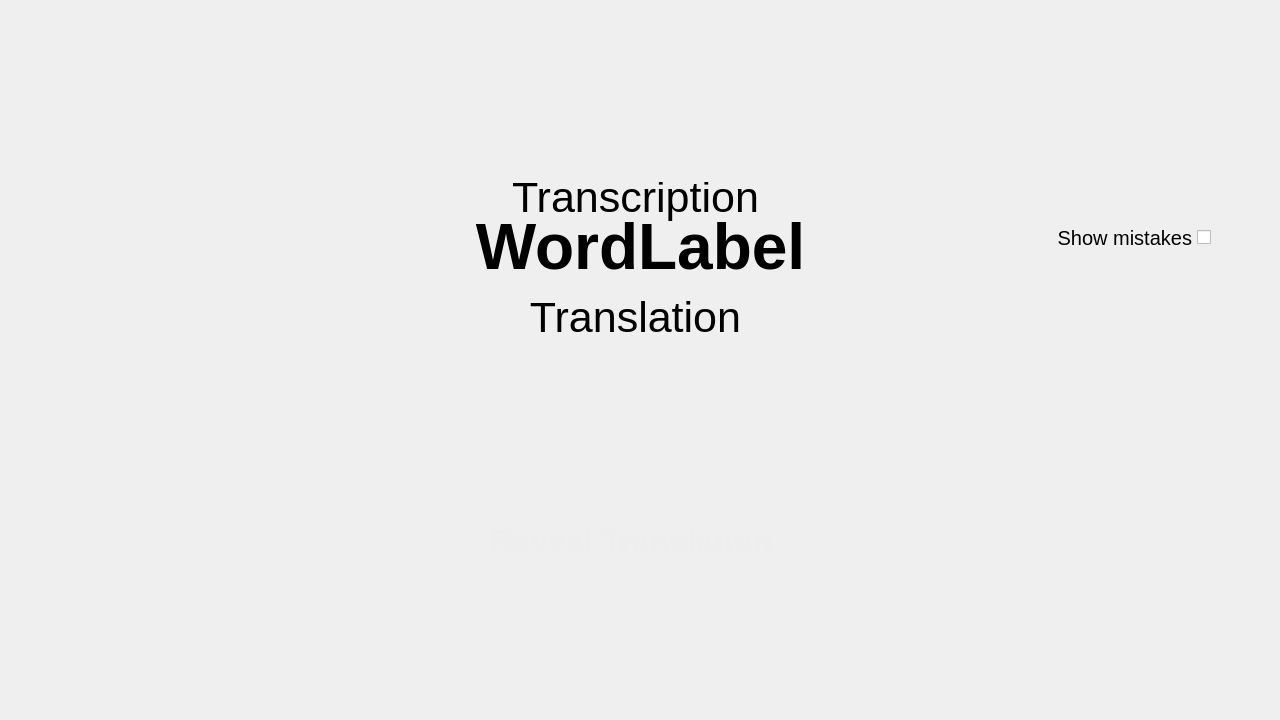
<?xml version="1.0" encoding="UTF-8"?>
<ui version="4.0">
 <class>UNOlingo</class>
 <widget class="QWidget" name="UNOlingo">
  <property name="geometry">
   <rect>
    <x>0</x>
    <y>0</y>
    <width>1280</width>
    <height>720</height>
   </rect>
  </property>
  <property name="minimumSize">
   <size>
    <width>1280</width>
    <height>0</height>
   </size>
  </property>
  <property name="maximumSize">
   <size>
    <width>1280</width>
    <height>720</height>
   </size>
  </property>
  <property name="windowTitle">
   <string>UNOlingo</string>
  </property>
  <property name="windowIcon">
   <iconset>
    <normaloff>../images/unolingo_P64_icon.ico</normaloff>../images/unolingo_P64_icon.ico</iconset>
  </property>
  <widget class="QWidget" name="verticalLayoutWidget">
   <property name="geometry">
    <rect>
     <x>-10</x>
     <y>0</y>
     <width>1301</width>
     <height>771</height>
    </rect>
   </property>
   <layout class="QVBoxLayout" name="Base_Layout" stretch="0,0">
    <property name="spacing">
     <number>9</number>
    </property>
    <property name="leftMargin">
     <number>0</number>
    </property>
    <property name="rightMargin">
     <number>0</number>
    </property>
    <property name="bottomMargin">
     <number>0</number>
    </property>
    <item>
     <widget class="QStackedWidget" name="pages">
      <property name="layoutDirection">
       <enum>Qt::LayoutDirection::RightToLeft</enum>
      </property>
      <property name="autoFillBackground">
       <bool>false</bool>
      </property>
      <property name="currentIndex">
       <number>0</number>
      </property>
      <widget class="QWidget" name="Lesson_screen">
       <widget class="QWidget" name="verticalLayoutWidget_2">
        <property name="geometry">
         <rect>
          <x>0</x>
          <y>0</y>
          <width>1282</width>
          <height>591</height>
         </rect>
        </property>
        <layout class="QVBoxLayout" name="Main_Study_Layout">
         <property name="spacing">
          <number>0</number>
         </property>
         <property name="leftMargin">
          <number>0</number>
         </property>
         <property name="topMargin">
          <number>0</number>
         </property>
         <property name="bottomMargin">
          <number>0</number>
         </property>
         <item>
          <spacer name="word_centering2">
           <property name="orientation">
            <enum>Qt::Orientation::Vertical</enum>
           </property>
           <property name="sizeType">
            <enum>QSizePolicy::Policy::Fixed</enum>
           </property>
           <property name="sizeHint" stdset="0">
            <size>
             <width>20</width>
             <height>170</height>
            </size>
           </property>
          </spacer>
         </item>
         <item>
          <widget class="QWidget" name="Center_widget" native="true">
           <property name="minimumSize">
            <size>
             <width>0</width>
             <height>160</height>
            </size>
           </property>
           <property name="maximumSize">
            <size>
             <width>16777215</width>
             <height>160</height>
            </size>
           </property>
           <widget class="QLabel" name="The_word">
            <property name="geometry">
             <rect>
              <x>10</x>
              <y>10</y>
              <width>1281</width>
              <height>110</height>
             </rect>
            </property>
            <property name="maximumSize">
             <size>
              <width>16777215</width>
              <height>110</height>
             </size>
            </property>
            <property name="font">
             <font>
              <pointsize>48</pointsize>
              <bold>true</bold>
             </font>
            </property>
            <property name="styleSheet">
             <string notr="true"/>
            </property>
            <property name="text">
             <string>WordLabel</string>
            </property>
            <property name="alignment">
             <set>Qt::AlignmentFlag::AlignCenter</set>
            </property>
           </widget>
           <widget class="QPushButton" name="repeat_audio">
            <property name="geometry">
             <rect>
              <x>250</x>
              <y>10</y>
              <width>100</width>
              <height>100</height>
             </rect>
            </property>
            <property name="minimumSize">
             <size>
              <width>100</width>
              <height>100</height>
             </size>
            </property>
            <property name="maximumSize">
             <size>
              <width>100</width>
              <height>100</height>
             </size>
            </property>
            <property name="styleSheet">
             <string notr="true">QPushButton {
    color: #333;
    border: none;
    border-radius: 50px;
    border-style: outset;
    background: qradialgradient(
        cx: 0.3, cy: -0.4, fx: 0.3, fy: -0.4,
        radius: 1.35, stop: 0 #fff, stop: 1 #ccc
        );
    padding: 5px;
    }

QPushButton:hover {
    background: qradialgradient(
        cx: 0.3, cy: -0.4, fx: 0.3, fy: -0.4,
        radius: 1.35, stop: 0 #fff, stop: 1 #aaa
        );
    }

QPushButton:pressed {
    border-style: inset;
    background: qradialgradient(
        cx: 0.4, cy: -0.1, fx: 0.4, fy: -0.1,
        radius: 1.35, stop: 0 #fff, stop: 1 #bbb
        );
    }</string>
            </property>
            <property name="text">
             <string/>
            </property>
            <property name="icon">
             <iconset>
              <normalon>../images/audio.png</normalon>
             </iconset>
            </property>
            <property name="iconSize">
             <size>
              <width>60</width>
              <height>60</height>
             </size>
            </property>
           </widget>
           <widget class="QPushButton" name="restart_lesson">
            <property name="enabled">
             <bool>true</bool>
            </property>
            <property name="geometry">
             <rect>
              <x>930</x>
              <y>10</y>
              <width>100</width>
              <height>100</height>
             </rect>
            </property>
            <property name="minimumSize">
             <size>
              <width>100</width>
              <height>100</height>
             </size>
            </property>
            <property name="maximumSize">
             <size>
              <width>100</width>
              <height>100</height>
             </size>
            </property>
            <property name="styleSheet">
             <string notr="true">QPushButton {
    color: #333;
    border: none;
    border-radius: 50px;
    border-style: outset;
    background: qradialgradient(
        cx: 0.3, cy: -0.4, fx: 0.3, fy: -0.4,
        radius: 1.35, stop: 0 #fff, stop: 1 #ccc
        );
    padding: 5px;
    }

QPushButton:hover {
    background: qradialgradient(
        cx: 0.3, cy: -0.4, fx: 0.3, fy: -0.4,
        radius: 1.35, stop: 0 #fff, stop: 1 #aaa
        );
    }

QPushButton:pressed {
    border-style: inset;
    background: qradialgradient(
        cx: 0.4, cy: -0.1, fx: 0.4, fy: -0.1,
        radius: 1.35, stop: 0 #fff, stop: 1 #bbb
        );
    }
</string>
            </property>
            <property name="text">
             <string/>
            </property>
            <property name="icon">
             <iconset>
              <normalon>../images/restart.png</normalon>
             </iconset>
            </property>
            <property name="iconSize">
             <size>
              <width>60</width>
              <height>60</height>
             </size>
            </property>
           </widget>
           <widget class="QLabel" name="word_translation">
            <property name="geometry">
             <rect>
              <x>10</x>
              <y>110</y>
              <width>1271</width>
              <height>50</height>
             </rect>
            </property>
            <property name="minimumSize">
             <size>
              <width>0</width>
              <height>50</height>
             </size>
            </property>
            <property name="maximumSize">
             <size>
              <width>16777215</width>
              <height>50</height>
             </size>
            </property>
            <property name="font">
             <font>
              <pointsize>32</pointsize>
             </font>
            </property>
            <property name="text">
             <string>Translation</string>
            </property>
            <property name="alignment">
             <set>Qt::AlignmentFlag::AlignCenter</set>
            </property>
           </widget>
           <widget class="QLabel" name="word_transcription">
            <property name="geometry">
             <rect>
              <x>10</x>
              <y>-10</y>
              <width>1271</width>
              <height>50</height>
             </rect>
            </property>
            <property name="minimumSize">
             <size>
              <width>0</width>
              <height>50</height>
             </size>
            </property>
            <property name="maximumSize">
             <size>
              <width>16777215</width>
              <height>50</height>
             </size>
            </property>
            <property name="font">
             <font>
              <pointsize>32</pointsize>
             </font>
            </property>
            <property name="text">
             <string>Transcription</string>
            </property>
            <property name="alignment">
             <set>Qt::AlignmentFlag::AlignCenter</set>
            </property>
           </widget>
           <widget class="QCheckBox" name="checkBox">
            <property name="geometry">
             <rect>
              <x>1060</x>
              <y>40</y>
              <width>161</width>
              <height>31</height>
             </rect>
            </property>
            <property name="font">
             <font>
              <pointsize>15</pointsize>
             </font>
            </property>
            <property name="text">
             <string>Show mistakes</string>
            </property>
           </widget>
          </widget>
         </item>
         <item>
          <spacer name="word_centering1">
           <property name="orientation">
            <enum>Qt::Orientation::Vertical</enum>
           </property>
           <property name="sizeType">
            <enum>QSizePolicy::Policy::Fixed</enum>
           </property>
           <property name="sizeHint" stdset="0">
            <size>
             <width>20</width>
             <height>60</height>
            </size>
           </property>
          </spacer>
         </item>
         <item>
          <layout class="QHBoxLayout" name="W_L_button_layout">
           <property name="spacing">
            <number>20</number>
           </property>
           <property name="leftMargin">
            <number>400</number>
           </property>
           <property name="rightMargin">
            <number>400</number>
           </property>
           <item>
            <spacer name="button_spaceholder2_2">
             <property name="orientation">
              <enum>Qt::Orientation::Vertical</enum>
             </property>
             <property name="sizeType">
              <enum>QSizePolicy::Policy::Fixed</enum>
             </property>
             <property name="sizeHint" stdset="0">
              <size>
               <width>5</width>
               <height>70</height>
              </size>
             </property>
            </spacer>
           </item>
           <item>
            <widget class="QPushButton" name="L_answer">
             <property name="minimumSize">
              <size>
               <width>0</width>
               <height>70</height>
              </size>
             </property>
             <property name="maximumSize">
              <size>
               <width>16777215</width>
               <height>70</height>
              </size>
             </property>
             <property name="styleSheet">
              <string notr="true">QPushButton {
    color: #333;
    border: none;
    border-radius: 30px;
    border-style: outset;
    background: qradialgradient(
        cx: 0.3, cy: -0.4, fx: 0.3, fy: -0.4,
        radius: 1.35, stop: 0 #fff, stop: 1 #c71050
        );
    padding: 5px;
    }

QPushButton:hover {
    background: qradialgradient(
        cx: 0.3, cy: -0.4, fx: 0.3, fy: -0.4,
        radius: 1.35, stop: 0 #fff, stop: 1 #e0487d
        );
    }

QPushButton:pressed {
    border-style: inset;
    background: qradialgradient(
        cx: 0.4, cy: -0.1, fx: 0.4, fy: -0.1,
        radius: 1.35, stop: 0 #fff, stop: 1 #e86413
        );
    }</string>
             </property>
             <property name="text">
              <string/>
             </property>
             <property name="icon">
              <iconset>
               <normalon>../images/cross.png</normalon>
              </iconset>
             </property>
             <property name="iconSize">
              <size>
               <width>64</width>
               <height>64</height>
              </size>
             </property>
            </widget>
           </item>
           <item>
            <widget class="QPushButton" name="W_answer">
             <property name="minimumSize">
              <size>
               <width>0</width>
               <height>70</height>
              </size>
             </property>
             <property name="maximumSize">
              <size>
               <width>16777215</width>
               <height>70</height>
              </size>
             </property>
             <property name="styleSheet">
              <string notr="true">QPushButton {
    color: #333;
    border: none;
    border-radius: 30px;
    border-style: outset;
    background: qradialgradient(
        cx: 0.3, cy: -0.4, fx: 0.3, fy: -0.4,
        radius: 1.35, stop: 0 #fff, stop: 1 #10a350
        );
    padding: 5px;
    }

QPushButton:hover {
    background: qradialgradient(
        cx: 0.3, cy: -0.4, fx: 0.3, fy: -0.4,
        radius: 1.35, stop: 0 #fff, stop: 1 #3cd665
        );
    }

QPushButton:pressed {
    border-style: inset;
    background: qradialgradient(
        cx: 0.4, cy: -0.1, fx: 0.4, fy: -0.1,
        radius: 1.35, stop: 0 #fff, stop: 1 #28d413
        );
    }</string>
             </property>
             <property name="text">
              <string/>
             </property>
             <property name="icon">
              <iconset>
               <normalon>../images/checked.png</normalon>
              </iconset>
             </property>
             <property name="iconSize">
              <size>
               <width>64</width>
               <height>64</height>
              </size>
             </property>
            </widget>
           </item>
           <item>
            <spacer name="button_spaceholder2_3">
             <property name="orientation">
              <enum>Qt::Orientation::Vertical</enum>
             </property>
             <property name="sizeType">
              <enum>QSizePolicy::Policy::Fixed</enum>
             </property>
             <property name="sizeHint" stdset="0">
              <size>
               <width>5</width>
               <height>70</height>
              </size>
             </property>
            </spacer>
           </item>
          </layout>
         </item>
         <item>
          <layout class="QHBoxLayout" name="translation_layout">
           <property name="spacing">
            <number>90</number>
           </property>
           <property name="leftMargin">
            <number>160</number>
           </property>
           <property name="topMargin">
            <number>10</number>
           </property>
           <property name="rightMargin">
            <number>160</number>
           </property>
           <property name="bottomMargin">
            <number>0</number>
           </property>
           <item>
            <spacer name="button_spaceholder2">
             <property name="orientation">
              <enum>Qt::Orientation::Vertical</enum>
             </property>
             <property name="sizeType">
              <enum>QSizePolicy::Policy::Fixed</enum>
             </property>
             <property name="sizeHint" stdset="0">
              <size>
               <width>5</width>
               <height>70</height>
              </size>
             </property>
            </spacer>
           </item>
           <item>
            <widget class="QPushButton" name="translation">
             <property name="enabled">
              <bool>true</bool>
             </property>
             <property name="minimumSize">
              <size>
               <width>0</width>
               <height>70</height>
              </size>
             </property>
             <property name="maximumSize">
              <size>
               <width>496</width>
               <height>70</height>
              </size>
             </property>
             <property name="font">
              <font>
               <pointsize>24</pointsize>
               <bold>true</bold>
              </font>
             </property>
             <property name="styleSheet">
              <string notr="true">QPushButton {
    color: #eee;
    border: none;
    border-radius: 30px;
    border-style: outset;
    background: qradialgradient(
        cx: 0.3, cy: -0.4, fx: 0.3, fy: -0.4,
        radius: 1.35, stop: 0 #fff, stop: 1 #7612b8
        );
    padding: 5px;
    }

QPushButton:hover {
    background: qradialgradient(
        cx: 0.3, cy: -0.4, fx: 0.3, fy: -0.4,
        radius: 1.35, stop: 0 #fff, stop: 1 #954af7
        );
    }

QPushButton:pressed {
    border-style: inset;
    background: qradialgradient(
        cx: 0.4, cy: -0.1, fx: 0.4, fy: -0.1,
        radius: 1.35, stop: 0 #fff, stop: 1 #5b29f2
        );
    }</string>
             </property>
             <property name="text">
              <string>Reveal Translation</string>
             </property>
            </widget>
           </item>
           <item>
            <spacer name="button_spaceholder1">
             <property name="orientation">
              <enum>Qt::Orientation::Vertical</enum>
             </property>
             <property name="sizeType">
              <enum>QSizePolicy::Policy::Fixed</enum>
             </property>
             <property name="sizeHint" stdset="0">
              <size>
               <width>5</width>
               <height>70</height>
              </size>
             </property>
            </spacer>
           </item>
          </layout>
         </item>
        </layout>
       </widget>
       <widget class="QWidget" name="Back_widget" native="true">
        <property name="geometry">
         <rect>
          <x>0</x>
          <y>0</y>
          <width>1280</width>
          <height>120</height>
         </rect>
        </property>
        <property name="minimumSize">
         <size>
          <width>1280</width>
          <height>120</height>
         </size>
        </property>
        <property name="maximumSize">
         <size>
          <width>1280</width>
          <height>16777215</height>
         </size>
        </property>
        <widget class="QPushButton" name="prev_page">
         <property name="geometry">
          <rect>
           <x>280</x>
           <y>40</y>
           <width>100</width>
           <height>70</height>
          </rect>
         </property>
         <property name="minimumSize">
          <size>
           <width>100</width>
           <height>70</height>
          </size>
         </property>
         <property name="maximumSize">
          <size>
           <width>100</width>
           <height>70</height>
          </size>
         </property>
         <property name="font">
          <font>
           <pointsize>9</pointsize>
          </font>
         </property>
         <property name="styleSheet">
          <string notr="true">QPushButton {
    color: #333;
    border: none;
    border-radius: 30px;
    border-style: outset;
    background: qradialgradient(
        cx: 0.3, cy: -0.4, fx: 0.3, fy: -0.4,
        radius: 1.35, stop: 0 #fff, stop: 1 rgb(199, 20, 47)
        );
    padding: 5px;
    }

QPushButton:hover {
    background: qradialgradient(
        cx: 0.3, cy: -0.4, fx: 0.3, fy: -0.4,
        radius: 1.35, stop: 0 #fff, stop: 1 rgb(224, 53, 78)
        );
    }

QPushButton:pressed {
    border-style: inset;
    background: qradialgradient(
        cx: 0.4, cy: -0.1, fx: 0.4, fy: -0.1,
        radius: 1.35, stop: 0 #fff, stop: 1 rgb(232, 0, 0)
        );
    }
</string>
         </property>
         <property name="text">
          <string/>
         </property>
         <property name="icon">
          <iconset>
           <normalon>../images/return.png</normalon>
          </iconset>
         </property>
         <property name="iconSize">
          <size>
           <width>80</width>
           <height>60</height>
          </size>
         </property>
        </widget>
        <widget class="QLabel" name="points_display">
         <property name="geometry">
          <rect>
           <x>650</x>
           <y>70</y>
           <width>341</width>
           <height>31</height>
          </rect>
         </property>
         <property name="font">
          <font>
           <pointsize>20</pointsize>
          </font>
         </property>
         <property name="styleSheet">
          <string notr="true">
    QLabel {
        padding: 10px;            /* Padding around the text */
        border-radius: 15px;      /* Rounded corners */

    }

</string>
         </property>
         <property name="text">
          <string/>
         </property>
         <property name="alignment">
          <set>Qt::AlignmentFlag::AlignRight|Qt::AlignmentFlag::AlignTrailing|Qt::AlignmentFlag::AlignVCenter</set>
         </property>
        </widget>
       </widget>
      </widget>
      <widget class="QWidget" name="Mode_Choose_screen">
       <widget class="QWidget" name="verticalLayoutWidget_3">
        <property name="geometry">
         <rect>
          <x>0</x>
          <y>0</y>
          <width>1291</width>
          <height>721</height>
         </rect>
        </property>
        <layout class="QVBoxLayout" name="Main_Mode_Layout" stretch="0,0,0,0">
         <property name="spacing">
          <number>9</number>
         </property>
         <property name="leftMargin">
          <number>0</number>
         </property>
         <property name="topMargin">
          <number>0</number>
         </property>
         <property name="rightMargin">
          <number>0</number>
         </property>
         <property name="bottomMargin">
          <number>0</number>
         </property>
         <item>
          <widget class="QWidget" name="Back_widget_2" native="true">
           <property name="minimumSize">
            <size>
             <width>700</width>
             <height>120</height>
            </size>
           </property>
           <property name="maximumSize">
            <size>
             <width>16777215</width>
             <height>120</height>
            </size>
           </property>
           <widget class="QPushButton" name="prev_page_2">
            <property name="geometry">
             <rect>
              <x>280</x>
              <y>40</y>
              <width>100</width>
              <height>70</height>
             </rect>
            </property>
            <property name="minimumSize">
             <size>
              <width>100</width>
              <height>70</height>
             </size>
            </property>
            <property name="maximumSize">
             <size>
              <width>100</width>
              <height>70</height>
             </size>
            </property>
            <property name="font">
             <font>
              <pointsize>9</pointsize>
             </font>
            </property>
            <property name="styleSheet">
             <string notr="true">QPushButton {
    color: #333;
    border: none;
    border-radius: 30px;
    border-style: outset;
    background: qradialgradient(
        cx: 0.3, cy: -0.4, fx: 0.3, fy: -0.4,
        radius: 1.35, stop: 0 #fff, stop: 1 rgb(199, 20, 47)
        );
    padding: 5px;
    }

QPushButton:hover {
    background: qradialgradient(
        cx: 0.3, cy: -0.4, fx: 0.3, fy: -0.4,
        radius: 1.35, stop: 0 #fff, stop: 1 rgb(224, 53, 78)
        );
    }

QPushButton:pressed {
    border-style: inset;
    background: qradialgradient(
        cx: 0.4, cy: -0.1, fx: 0.4, fy: -0.1,
        radius: 1.35, stop: 0 #fff, stop: 1 rgb(232, 0, 0)
        );
    }
</string>
            </property>
            <property name="text">
             <string/>
            </property>
            <property name="icon">
             <iconset>
              <normalon>../images/return.png</normalon>
             </iconset>
            </property>
            <property name="iconSize">
             <size>
              <width>80</width>
              <height>60</height>
             </size>
            </property>
           </widget>
          </widget>
         </item>
         <item>
          <spacer name="verticalSpacer_3">
           <property name="orientation">
            <enum>Qt::Orientation::Vertical</enum>
           </property>
           <property name="sizeType">
            <enum>QSizePolicy::Policy::Fixed</enum>
           </property>
           <property name="sizeHint" stdset="0">
            <size>
             <width>20</width>
             <height>50</height>
            </size>
           </property>
          </spacer>
         </item>
         <item>
          <layout class="QGridLayout" name="gridLayout">
           <property name="horizontalSpacing">
            <number>15</number>
           </property>
           <item row="6" column="0">
            <widget class="QPushButton" name="mode3ex">
             <property name="minimumSize">
              <size>
               <width>700</width>
               <height>70</height>
              </size>
             </property>
             <property name="maximumSize">
              <size>
               <width>700</width>
               <height>16777215</height>
              </size>
             </property>
             <property name="font">
              <font>
               <pointsize>32</pointsize>
              </font>
             </property>
             <property name="text">
              <string>Екзамен</string>
             </property>
            </widget>
           </item>
           <item row="1" column="0">
            <widget class="QLabel" name="mode_choose">
             <property name="enabled">
              <bool>true</bool>
             </property>
             <property name="maximumSize">
              <size>
               <width>700</width>
               <height>70</height>
              </size>
             </property>
             <property name="font">
              <font>
               <pointsize>44</pointsize>
               <bold>true</bold>
              </font>
             </property>
             <property name="text">
              <string>Выбор режима</string>
             </property>
             <property name="alignment">
              <set>Qt::AlignmentFlag::AlignCenter</set>
             </property>
            </widget>
           </item>
           <item row="5" column="0">
            <widget class="QPushButton" name="mode2stud">
             <property name="minimumSize">
              <size>
               <width>700</width>
               <height>70</height>
              </size>
             </property>
             <property name="maximumSize">
              <size>
               <width>700</width>
               <height>16777215</height>
              </size>
             </property>
             <property name="font">
              <font>
               <pointsize>32</pointsize>
              </font>
             </property>
             <property name="text">
              <string>Изучение слов</string>
             </property>
            </widget>
           </item>
           <item row="2" column="0">
            <widget class="QPushButton" name="mode1intro">
             <property name="minimumSize">
              <size>
               <width>700</width>
               <height>70</height>
              </size>
             </property>
             <property name="maximumSize">
              <size>
               <width>700</width>
               <height>16777215</height>
              </size>
             </property>
             <property name="font">
              <font>
               <pointsize>32</pointsize>
              </font>
             </property>
             <property name="autoFillBackground">
              <bool>false</bool>
             </property>
             <property name="text">
              <string>Слова в этом уроке</string>
             </property>
            </widget>
           </item>
           <item row="7" column="0">
            <spacer name="verticalSpacer_4">
             <property name="orientation">
              <enum>Qt::Orientation::Vertical</enum>
             </property>
             <property name="sizeType">
              <enum>QSizePolicy::Policy::Fixed</enum>
             </property>
             <property name="sizeHint" stdset="0">
              <size>
               <width>20</width>
               <height>50</height>
              </size>
             </property>
            </spacer>
           </item>
          </layout>
         </item>
         <item>
          <spacer name="verticalSpacer">
           <property name="orientation">
            <enum>Qt::Orientation::Vertical</enum>
           </property>
           <property name="sizeType">
            <enum>QSizePolicy::Policy::Fixed</enum>
           </property>
           <property name="sizeHint" stdset="0">
            <size>
             <width>20</width>
             <height>100</height>
            </size>
           </property>
          </spacer>
         </item>
        </layout>
       </widget>
      </widget>
      <widget class="QWidget" name="page">
       <widget class="QWidget" name="gridLayoutWidget">
        <property name="geometry">
         <rect>
          <x>10</x>
          <y>0</y>
          <width>1271</width>
          <height>721</height>
         </rect>
        </property>
        <layout class="QGridLayout" name="groupGrid"/>
       </widget>
      </widget>
      <widget class="QWidget" name="page_2">
       <widget class="QWidget" name="gridLayoutWidget_2">
        <property name="geometry">
         <rect>
          <x>10</x>
          <y>0</y>
          <width>1271</width>
          <height>721</height>
         </rect>
        </property>
        <layout class="QGridLayout" name="groupGrid_2"/>
       </widget>
      </widget>
     </widget>
    </item>
    <item>
     <spacer name="verticalSpacer_2">
      <property name="orientation">
       <enum>Qt::Orientation::Vertical</enum>
      </property>
      <property name="sizeType">
       <enum>QSizePolicy::Policy::Fixed</enum>
      </property>
      <property name="sizeHint" stdset="0">
       <size>
        <width>20</width>
        <height>50</height>
       </size>
      </property>
     </spacer>
    </item>
   </layout>
  </widget>
 </widget>
 <resources/>
 <connections/>
</ui>
